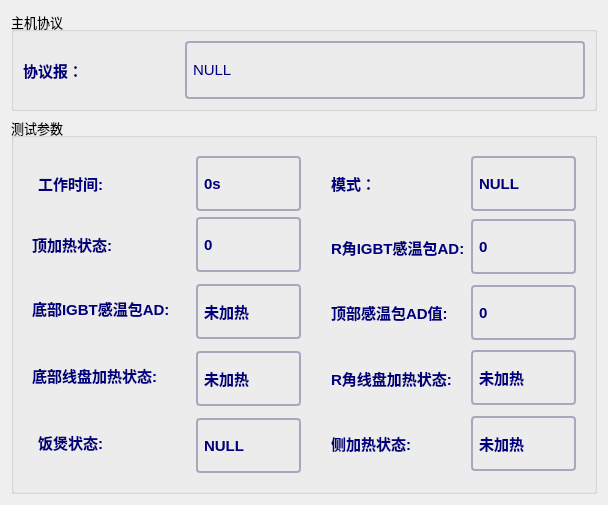
     <widget class="QWidget" name="widget_9" native="true">
      <layout class="QVBoxLayout" name="verticalLayout_4">
       <item>
        <widget class="QGroupBox" name="groupBox_6">
         <property name="minimumSize">
          <size>
           <width>500</width>
           <height>100</height>
          </size>
         </property>
         <property name="maximumSize">
          <size>
           <width>16777215</width>
           <height>100</height>
          </size>
         </property>
         <property name="font">
          <font>
           <pointsize>10</pointsize>
          </font>
         </property>
         <property name="cursor">
          <cursorShape>ArrowCursor</cursorShape>
         </property>
         <property name="autoFillBackground">
          <bool>false</bool>
         </property>
         <property name="title">
          <string>主机协议</string>
         </property>
         <layout class="QHBoxLayout" name="horizontalLayout_5">
          <item>
           <widget class="QLabel" name="treaty_label_3">
            <property name="minimumSize">
             <size>
              <width>42</width>
              <height>51</height>
             </size>
            </property>
            <property name="styleSheet">
             <string notr="true">QLabel {
    font: 11pt;
	font: bold;
	font-family:&quot;Vrinda&quot;;
    color: rgb(0, 0, 127);
	
}</string>
            </property>
            <property name="text">
             <string>协议报：</string>
            </property>
           </widget>
          </item>
          <item>
           <widget class="QLabel" name="treaty_2">
            <property name="minimumSize">
             <size>
              <width>400</width>
              <height>51</height>
             </size>
            </property>
            <property name="styleSheet">
             <string notr="true">QLabel {
    font: 11pt;
	font-family:&quot;Vrinda&quot;;
    color: rgb(0, 0, 127);
	border: 2px solid rgb(167,168,189);
    border-radius: 4px;
     padding: 2px;
}</string>
            </property>
            <property name="text">
             <string>NULL</string>
            </property>
           </widget>
          </item>
         </layout>
        </widget>
       </item>
       <item>
        <widget class="QGroupBox" name="groupBox_5">
         <property name="minimumSize">
          <size>
           <width>400</width>
           <height>200</height>
          </size>
         </property>
         <property name="maximumSize">
          <size>
           <width>16777215</width>
           <height>16777215</height>
          </size>
         </property>
         <property name="font">
          <font>
           <pointsize>10</pointsize>
          </font>
         </property>
         <property name="title">
          <string>测试参数</string>
         </property>
         <layout class="QGridLayout" name="gridLayout_11">
          <item row="0" column="0">
           <widget class="QWidget" name="widget_4" native="true">
            <layout class="QGridLayout" name="gridLayout_4">
             <item row="4" column="0" rowspan="2" colspan="4">
              <widget class="QLabel" name="b_hit_state_2">
               <property name="sizePolicy">
                <sizepolicy hsizetype="Expanding" vsizetype="Expanding">
                 <horstretch>0</horstretch>
                 <verstretch>0</verstretch>
                </sizepolicy>
               </property>
               <property name="styleSheet">
                <string notr="true">QLabel {
    font: 11pt;
	font: bold;
	font-family:&quot;Vrinda&quot;;
    color: rgb(0, 0, 127);


}</string>
               </property>
               <property name="text">
                <string>底部线盘加热状态:</string>
               </property>
              </widget>
             </item>
             <item row="1" column="0" colspan="3">
              <widget class="QLabel" name="top_hit_state_2">
               <property name="sizePolicy">
                <sizepolicy hsizetype="Expanding" vsizetype="Expanding">
                 <horstretch>0</horstretch>
                 <verstretch>0</verstretch>
                </sizepolicy>
               </property>
               <property name="minimumSize">
                <size>
                 <width>130</width>
                 <height>0</height>
                </size>
               </property>
               <property name="font">
                <font>
                 <pointsize>11</pointsize>
                 <italic>false</italic>
                 <bold>true</bold>
                </font>
               </property>
               <property name="styleSheet">
                <string notr="true">QLabel {
    font: 11pt;
	font: bold;
	font-family:&quot;Vrinda&quot;;
    color: rgb(0, 0, 127);


}</string>
               </property>
               <property name="text">
                <string>顶加热状态:</string>
               </property>
              </widget>
             </item>
             <item row="0" column="4" colspan="2">
              <widget class="QLabel" name="work_time_label_2">
               <property name="sizePolicy">
                <sizepolicy hsizetype="Expanding" vsizetype="Expanding">
                 <horstretch>0</horstretch>
                 <verstretch>0</verstretch>
                </sizepolicy>
               </property>
               <property name="minimumSize">
                <size>
                 <width>105</width>
                 <height>55</height>
                </size>
               </property>
               <property name="maximumSize">
                <size>
                 <width>105</width>
                 <height>55</height>
                </size>
               </property>
               <property name="styleSheet">
                <string notr="true">QLabel {
    font: 11pt;
	font: bold;
	font-family:&quot;Vrinda&quot;;
    color: rgb(0, 0, 127);

	border: 2px solid rgb(167,168,189);
    border-radius: 4px;
     padding: 2px;
}</string>
               </property>
               <property name="text">
                <string>0s</string>
               </property>
              </widget>
             </item>
             <item row="3" column="4" colspan="2">
              <widget class="QLabel" name="BI_1">
               <property name="sizePolicy">
                <sizepolicy hsizetype="Expanding" vsizetype="Expanding">
                 <horstretch>0</horstretch>
                 <verstretch>0</verstretch>
                </sizepolicy>
               </property>
               <property name="minimumSize">
                <size>
                 <width>105</width>
                 <height>55</height>
                </size>
               </property>
               <property name="maximumSize">
                <size>
                 <width>105</width>
                 <height>55</height>
                </size>
               </property>
               <property name="styleSheet">
                <string notr="true">QLabel {
    font: 11pt;
	font: bold;
	font-family:&quot;Vrinda&quot;;
    color: rgb(0, 0, 127);

	border: 2px solid rgb(167,168,189);
    border-radius: 4px;
     padding: 2px;
}</string>
               </property>
               <property name="text">
                <string>未加热</string>
               </property>
              </widget>
             </item>
             <item row="0" column="1">
              <widget class="QLabel" name="work_time_2">
               <property name="sizePolicy">
                <sizepolicy hsizetype="Expanding" vsizetype="Expanding">
                 <horstretch>0</horstretch>
                 <verstretch>0</verstretch>
                </sizepolicy>
               </property>
               <property name="minimumSize">
                <size>
                 <width>140</width>
                 <height>55</height>
                </size>
               </property>
               <property name="font">
                <font>
                 <pointsize>11</pointsize>
                 <italic>false</italic>
                 <bold>true</bold>
                </font>
               </property>
               <property name="styleSheet">
                <string notr="true">QLabel {
    font: 11pt;
	font: bold;
	font-family:&quot;Vrinda&quot;;
    color: rgb(0, 0, 127);


}</string>
               </property>
               <property name="text">
                <string>工作时间:</string>
               </property>
              </widget>
             </item>
             <item row="6" column="1" rowspan="2" colspan="3">
              <widget class="QLabel" name="work_phase_2">
               <property name="sizePolicy">
                <sizepolicy hsizetype="Expanding" vsizetype="Expanding">
                 <horstretch>0</horstretch>
                 <verstretch>0</verstretch>
                </sizepolicy>
               </property>
               <property name="styleSheet">
                <string notr="true">QLabel {
    font: 11pt;
	font: bold;
	font-family:&quot;Vrinda&quot;;
    color: rgb(0, 0, 127);


}</string>
               </property>
               <property name="text">
                <string>饭煲状态:</string>
               </property>
              </widget>
             </item>
             <item row="5" column="4" colspan="2">
              <widget class="QLabel" name="B_1">
               <property name="sizePolicy">
                <sizepolicy hsizetype="Expanding" vsizetype="Expanding">
                 <horstretch>0</horstretch>
                 <verstretch>0</verstretch>
                </sizepolicy>
               </property>
               <property name="minimumSize">
                <size>
                 <width>105</width>
                 <height>55</height>
                </size>
               </property>
               <property name="maximumSize">
                <size>
                 <width>105</width>
                 <height>55</height>
                </size>
               </property>
               <property name="styleSheet">
                <string notr="true">QLabel {
    font: 11pt;
	font: bold;
	font-family:&quot;Vrinda&quot;;
    color: rgb(0, 0, 127);

	border: 2px solid rgb(167,168,189);
    border-radius: 4px;
     padding: 2px;
}</string>
               </property>
               <property name="text">
                <string>未加热</string>
               </property>
              </widget>
             </item>
             <item row="7" column="4" colspan="2">
              <widget class="QLabel" name="state_1">
               <property name="sizePolicy">
                <sizepolicy hsizetype="Expanding" vsizetype="Expanding">
                 <horstretch>0</horstretch>
                 <verstretch>0</verstretch>
                </sizepolicy>
               </property>
               <property name="minimumSize">
                <size>
                 <width>105</width>
                 <height>55</height>
                </size>
               </property>
               <property name="maximumSize">
                <size>
                 <width>105</width>
                 <height>55</height>
                </size>
               </property>
               <property name="styleSheet">
                <string notr="true">QLabel {
    font: 11pt;
	font: bold;
	font-family:&quot;Vrinda&quot;;
    color: rgb(0, 0, 127);

	border: 2px solid rgb(167,168,189);
    border-radius: 4px;
     padding: 2px;
}</string>
               </property>
               <property name="text">
                <string>NULL</string>
               </property>
              </widget>
             </item>
             <item row="2" column="0" rowspan="2" colspan="4">
              <widget class="QLabel" name="TIGBT_label_2">
               <property name="sizePolicy">
                <sizepolicy hsizetype="Expanding" vsizetype="Expanding">
                 <horstretch>0</horstretch>
                 <verstretch>0</verstretch>
                </sizepolicy>
               </property>
               <property name="styleSheet">
                <string notr="true">QLabel {
    font: 11pt;
	font: bold;
	font-family:&quot;Vrinda&quot;;
    color: rgb(0, 0, 127);


}</string>
               </property>
               <property name="text">
                <string>底部IGBT感温包AD:</string>
               </property>
              </widget>
             </item>
             <item row="1" column="4">
              <widget class="QLabel" name="top_1">
               <property name="sizePolicy">
                <sizepolicy hsizetype="Expanding" vsizetype="Expanding">
                 <horstretch>0</horstretch>
                 <verstretch>0</verstretch>
                </sizepolicy>
               </property>
               <property name="minimumSize">
                <size>
                 <width>105</width>
                 <height>55</height>
                </size>
               </property>
               <property name="maximumSize">
                <size>
                 <width>105</width>
                 <height>55</height>
                </size>
               </property>
               <property name="styleSheet">
                <string notr="true">QLabel {
    font: 11pt;
	font: bold;
	font-family:&quot;Vrinda&quot;;
    color: rgb(0, 0, 127);

	border: 2px solid rgb(167,168,189);
    border-radius: 4px;
     padding: 2px;
}</string>
               </property>
               <property name="text">
                <string>0</string>
               </property>
              </widget>
             </item>
            </layout>
           </widget>
          </item>
          <item row="0" column="1">
           <widget class="QWidget" name="widget_5" native="true">
            <layout class="QGridLayout" name="gridLayout_7">
             <item row="0" column="1" rowspan="2">
              <widget class="QLabel" name="type_1">
               <property name="minimumSize">
                <size>
                 <width>105</width>
                 <height>55</height>
                </size>
               </property>
               <property name="maximumSize">
                <size>
                 <width>105</width>
                 <height>55</height>
                </size>
               </property>
               <property name="styleSheet">
                <string notr="true">QLabel {
    font: 11pt;
	font: bold;
	font-family:&quot;Vrinda&quot;;
    color: rgb(0, 0, 127);

	border: 2px solid rgb(167,168,189);
    border-radius: 4px;
     padding: 2px;
}</string>
               </property>
               <property name="text">
                <string>NULL</string>
               </property>
              </widget>
             </item>
             <item row="2" column="1">
              <widget class="QLabel" name="RI_1">
               <property name="sizePolicy">
                <sizepolicy hsizetype="Expanding" vsizetype="Expanding">
                 <horstretch>0</horstretch>
                 <verstretch>0</verstretch>
                </sizepolicy>
               </property>
               <property name="minimumSize">
                <size>
                 <width>105</width>
                 <height>55</height>
                </size>
               </property>
               <property name="maximumSize">
                <size>
                 <width>105</width>
                 <height>55</height>
                </size>
               </property>
               <property name="styleSheet">
                <string notr="true">QLabel {
    font: 11pt;
	font: bold;
	font-family:&quot;Vrinda&quot;;
    color: rgb(0, 0, 127);

	border: 2px solid rgb(167,168,189);
    border-radius: 4px;
     padding: 2px;
}</string>
               </property>
               <property name="text">
                <string>0</string>
               </property>
              </widget>
             </item>
             <item row="3" column="0">
              <widget class="QLabel" name="TTAD_2">
               <property name="sizePolicy">
                <sizepolicy hsizetype="Expanding" vsizetype="Expanding">
                 <horstretch>0</horstretch>
                 <verstretch>0</verstretch>
                </sizepolicy>
               </property>
               <property name="styleSheet">
                <string notr="true">QLabel {
    font: 11pt;
	font: bold;
	font-family:&quot;Vrinda&quot;;
    color: rgb(0, 0, 127);


}</string>
               </property>
               <property name="text">
                <string>顶部感温包AD值:</string>
               </property>
              </widget>
             </item>
             <item row="3" column="1">
              <widget class="QLabel" name="T_1">
               <property name="sizePolicy">
                <sizepolicy hsizetype="Expanding" vsizetype="Expanding">
                 <horstretch>0</horstretch>
                 <verstretch>0</verstretch>
                </sizepolicy>
               </property>
               <property name="minimumSize">
                <size>
                 <width>105</width>
                 <height>55</height>
                </size>
               </property>
               <property name="maximumSize">
                <size>
                 <width>105</width>
                 <height>55</height>
                </size>
               </property>
               <property name="styleSheet">
                <string notr="true">QLabel {
    font: 11pt;
	font: bold;
	font-family:&quot;Vrinda&quot;;
    color: rgb(0, 0, 127);

	border: 2px solid rgb(167,168,189);
    border-radius: 4px;
     padding: 2px;
}</string>
               </property>
               <property name="text">
                <string>0</string>
               </property>
              </widget>
             </item>
             <item row="4" column="0">
              <widget class="QLabel" name="R_hit_state_2">
               <property name="sizePolicy">
                <sizepolicy hsizetype="Expanding" vsizetype="Expanding">
                 <horstretch>0</horstretch>
                 <verstretch>0</verstretch>
                </sizepolicy>
               </property>
               <property name="styleSheet">
                <string notr="true">QLabel {
    font: 11pt;
	font: bold;
	font-family:&quot;Vrinda&quot;;
    color: rgb(0, 0, 127);


}</string>
               </property>
               <property name="text">
                <string>R角线盘加热状态:</string>
               </property>
              </widget>
             </item>
             <item row="4" column="1">
              <widget class="QLabel" name="R_1">
               <property name="sizePolicy">
                <sizepolicy hsizetype="Expanding" vsizetype="Expanding">
                 <horstretch>0</horstretch>
                 <verstretch>0</verstretch>
                </sizepolicy>
               </property>
               <property name="minimumSize">
                <size>
                 <width>105</width>
                 <height>55</height>
                </size>
               </property>
               <property name="maximumSize">
                <size>
                 <width>105</width>
                 <height>55</height>
                </size>
               </property>
               <property name="styleSheet">
                <string notr="true">QLabel {
    font: 11pt;
	font: bold;
	font-family:&quot;Vrinda&quot;;
    color: rgb(0, 0, 127);

	border: 2px solid rgb(167,168,189);
    border-radius: 4px;
     padding: 2px;
}</string>
               </property>
               <property name="text">
                <string>未加热</string>
               </property>
              </widget>
             </item>
             <item row="5" column="0">
              <widget class="QLabel" name="m_hit_state_2">
               <property name="sizePolicy">
                <sizepolicy hsizetype="Expanding" vsizetype="Expanding">
                 <horstretch>0</horstretch>
                 <verstretch>0</verstretch>
                </sizepolicy>
               </property>
               <property name="styleSheet">
                <string notr="true">QLabel {
    font: 11pt;
	font: bold;
	font-family:&quot;Vrinda&quot;;
    color: rgb(0, 0, 127);


}</string>
               </property>
               <property name="text">
                <string>侧加热状态:</string>
               </property>
              </widget>
             </item>
             <item row="5" column="1">
              <widget class="QLabel" name="C_1">
               <property name="minimumSize">
                <size>
                 <width>105</width>
                 <height>55</height>
                </size>
               </property>
               <property name="maximumSize">
                <size>
                 <width>105</width>
                 <height>55</height>
                </size>
               </property>
               <property name="styleSheet">
                <string notr="true">QLabel {
    font: 11pt;
	font: bold;
	font-family:&quot;Vrinda&quot;;
    color: rgb(0, 0, 127);

	border: 2px solid rgb(167,168,189);
    border-radius: 4px;
     padding: 2px;
}</string>
               </property>
               <property name="text">
                <string>未加热</string>
               </property>
              </widget>
             </item>
             <item row="2" column="0">
              <widget class="QLabel" name="RIGBT_label_2">
               <property name="sizePolicy">
                <sizepolicy hsizetype="Expanding" vsizetype="Expanding">
                 <horstretch>0</horstretch>
                 <verstretch>0</verstretch>
                </sizepolicy>
               </property>
               <property name="styleSheet">
                <string notr="true">QLabel {
    font: 11pt;
	font: bold;
	font-family:&quot;Vrinda&quot;;
    color: rgb(0, 0, 127);


}</string>
               </property>
               <property name="text">
                <string>R角IGBT感温包AD:</string>
               </property>
              </widget>
             </item>
             <item row="0" column="0" rowspan="2">
              <widget class="QLabel" name="mode_label_2">
               <property name="minimumSize">
                <size>
                 <width>130</width>
                 <height>0</height>
                </size>
               </property>
               <property name="maximumSize">
                <size>
                 <width>51</width>
                 <height>16777215</height>
                </size>
               </property>
               <property name="styleSheet">
                <string notr="true">QLabel {
    font: 11pt;
	font: bold;
	font-family:&quot;Vrinda&quot;;
    color: rgb(0, 0, 127);
}</string>
               </property>
               <property name="text">
                <string>模式：</string>
               </property>
              </widget>
             </item>
            </layout>
           </widget>
          </item>
         </layout>
        </widget>
       </item>
      </layout>
     </widget>
